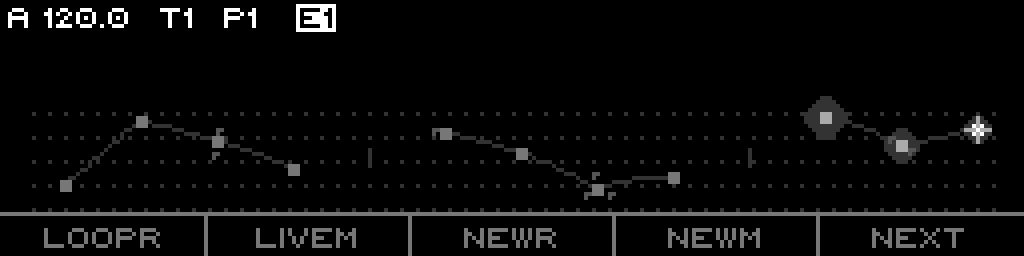

Python code for this plot:
#!/usr/bin/env python3
"""
Stochastic LIVE — Concept 3: Mycelium Path

Events are fungal nodes; hyphae curve organically between them.
Pitch = branch direction. Rests = dead-end stubs. Burst = spore clusters.
Newest growth tip pulses with bioluminescence.

Inspired by flora.lua (L-system branching) + luck.lua (node topology) + less-concepts (cellular growth).
"""

import os
import sys
import math

sys.path.insert(0, os.path.dirname(os.path.abspath(__file__)))

from canvas import BlendMode, Canvas, Color, Font, FrameBuffer, framebuffer_to_image
from painters import WindowPainter, PageWidth

# ---------------------------------------------------------------------------
# Simulated engine history
# ---------------------------------------------------------------------------
class NodeEvent:
    def __init__(self, cv, rest=False, children=0):
        self.cv = cv
        self.rest = rest
        self.children = children

NODE_EVENTS = [
    NodeEvent(1.2,  False, 0),
    NodeEvent(0.5,  False, 2),
    NodeEvent(1.8,  False, 0),
    NodeEvent(0.0,  True,  0),
    NodeEvent(-0.9, False, 0),
    NodeEvent(-1.4, False, 3),
    NodeEvent(0.3,  False, 0),
    NodeEvent(1.1,  False, 1),
    NodeEvent(0.0,  True,  0),
    NodeEvent(-0.6, False, 0),
    NodeEvent(0.8,  False, 2),
    NodeEvent(1.5,  False, 0),
    NodeEvent(-1.2, False, 0),
]

VP_LEFT   = 8
VP_RIGHT  = PageWidth - 8
VP_TOP    = 25
VP_BOT    = 53
VP_CY     = (VP_TOP + VP_BOT) // 2


def _quad_bezier(canvas, x0, y0, cx, cy, x1, y1, steps=12):
    """Draw quadratic bezier from (x0,y0) to (x1,y1) with control point (cx,cy)."""
    prev_x, prev_y = x0, y0
    for i in range(1, steps + 1):
        t = i / steps
        inv = 1 - t
        x = int(inv * inv * x0 + 2 * inv * t * cx + t * t * x1)
        y = int(inv * inv * y0 + 2 * inv * t * cy + t * t * y1)
        canvas.line(prev_x, prev_y, x, y)
        prev_x, prev_y = x, y


def render_live_mycelium(canvas: Canvas):
    WindowPainter.clear(canvas)
    WindowPainter.draw_header(canvas, mode="LIVE")
    WindowPainter.draw_footer(canvas, ["LoopR", "LiveM", "NewR", "NewM", "NEXT"])

    canvas.set_blend_mode(BlendMode.Set)

    # --- faint substrate grid ---
    canvas.set_color(Color.Low)
    for y in range(VP_TOP + 3, VP_BOT, 6):
        for x in range(VP_LEFT, VP_RIGHT + 1, 4):
            canvas.point(x, y)

    # --- build nodes ---
    stride = (VP_RIGHT - VP_LEFT - 10) // (len(NODE_EVENTS) - 1)
    nodes = []
    for i, ev in enumerate(NODE_EVENTS):
        px = VP_RIGHT - 4 - i * stride
        py = VP_CY - int(ev.cv * 6)
        py = max(VP_TOP + 2, min(VP_BOT - 2, py))
        nodes.append((px, py, ev, i))

    # --- draw hyphae (organic curves, oldest first) ---
    prev = None
    for px, py, ev, idx in reversed(nodes):
        if ev.rest:
            prev = None
            continue
        if prev is not None:
            ppx, ppy = prev
            # organic wobble midpoint
            mx = (ppx + px) // 2 + int(math.sin(idx * 1.7) * 2.5)
            my = (ppy + py) // 2 + int(math.cos(idx * 2.3) * 1.5)
            canvas.set_color(Color.Low)
            _quad_bezier(canvas, ppx, ppy, mx, my, px, py)
        prev = (px, py)

    # --- draw nodes ---
    for px, py, ev, idx in nodes:
        if ev.rest:
            # dead end stub
            canvas.set_color(Color.Low)
            canvas.line(px, py - 2, px, py + 2)
            continue

        # glow for newest
        if idx < 3:
            glow_r = 3 + idx
            canvas.set_color(Color.Low)
            for gx in range(-glow_r, glow_r + 1):
                for gy in range(-glow_r, glow_r + 1):
                    if abs(gx) + abs(gy) <= glow_r + 1:
                        canvas.point(px + gx, py + gy)

        # node core
        col = Color.Bright if idx == 0 else (Color.MediumBright if idx < 3 else Color.Medium)
        canvas.set_color(col)
        canvas.fill_rect(px - 1, py - 1, 3, 3)

        # spore cluster (burst children)
        for c in range(ev.children):
            angle = (c / max(1, ev.children)) * 2 * math.pi + idx * 0.5
            dist = 2.5 + c * 0.8
            sx = int(px + math.cos(angle) * dist)
            sy = int(py + math.sin(angle) * dist)
            canvas.set_color(Color.MediumLow)
            canvas.point(sx, sy)
            canvas.point(sx + 1, sy)
            canvas.point(sx, sy + 1)

    # --- newest growth tip: bioluminescent pulse ---
    tip_x, tip_y = nodes[0][0], nodes[0][1]
    canvas.set_color(Color.MediumBright)
    # crosshair ring
    for d in range(-3, 4):
        canvas.point(tip_x + d, tip_y)
        canvas.point(tip_x, tip_y + d)
    canvas.set_color(Color.Bright)
    canvas.point(tip_x, tip_y)


def main():
    fb = FrameBuffer(256, 64)
    canvas = Canvas(fb, brightness=1.0)
    canvas.set_font(Font.Tiny)
    render_live_mycelium(canvas)
    img = framebuffer_to_image(fb, scale=4)
    out = os.path.join(os.path.dirname(__file__), "kimi-live-mycelium.png")
    img.save(out)
    print(f"Saved {out}")


if __name__ == '__main__':
    main()
